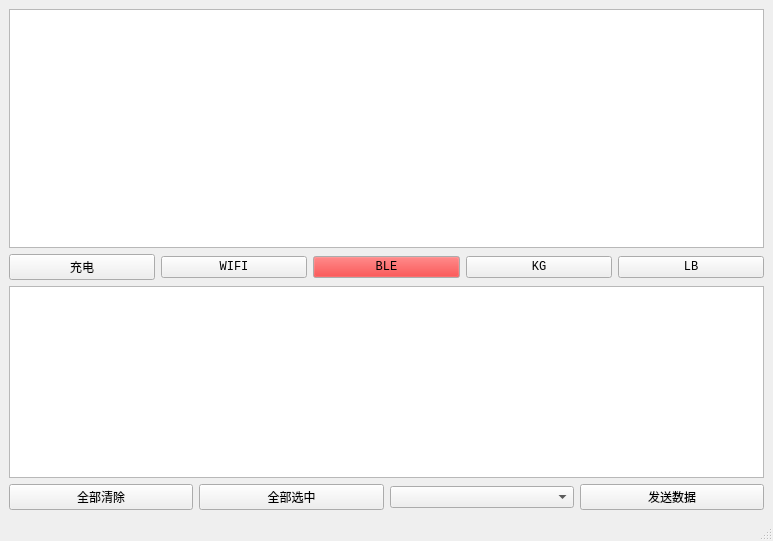
<?xml version="1.0" encoding="UTF-8"?>
<ui version="4.0">
 <class>MainWindow</class>
 <widget class="QMainWindow" name="MainWindow">
  <property name="windowModality">
   <enum>Qt::NonModal</enum>
  </property>
  <property name="enabled">
   <bool>true</bool>
  </property>
  <property name="geometry">
   <rect>
    <x>0</x>
    <y>0</y>
    <width>773</width>
    <height>541</height>
   </rect>
  </property>
  <property name="font">
   <font>
    <family>Consolas</family>
   </font>
  </property>
  <property name="windowTitle">
   <string>S9_LedMapping</string>
  </property>
  <property name="windowOpacity">
   <double>1.000000000000000</double>
  </property>
  <widget class="QWidget" name="centralwidget">
   <layout class="QGridLayout" name="gridLayout">
    <item row="0" column="0">
     <layout class="QVBoxLayout" name="verticalLayout_2">
      <item>
       <layout class="QVBoxLayout" name="verticalLayout">
        <item>
         <widget class="QTableView" name="watch_table_view">
          <property name="autoScroll">
           <bool>true</bool>
          </property>
          <attribute name="horizontalHeaderVisible">
           <bool>false</bool>
          </attribute>
          <attribute name="horizontalHeaderCascadingSectionResizes">
           <bool>false</bool>
          </attribute>
          <attribute name="horizontalHeaderDefaultSectionSize">
           <number>15</number>
          </attribute>
          <attribute name="horizontalHeaderMinimumSectionSize">
           <number>15</number>
          </attribute>
          <attribute name="horizontalHeaderStretchLastSection">
           <bool>true</bool>
          </attribute>
          <attribute name="verticalHeaderVisible">
           <bool>false</bool>
          </attribute>
          <attribute name="verticalHeaderCascadingSectionResizes">
           <bool>false</bool>
          </attribute>
          <attribute name="verticalHeaderDefaultSectionSize">
           <number>15</number>
          </attribute>
          <attribute name="verticalHeaderMinimumSectionSize">
           <number>15</number>
          </attribute>
          <attribute name="verticalHeaderStretchLastSection">
           <bool>false</bool>
          </attribute>
         </widget>
        </item>
        <item>
         <layout class="QGridLayout" name="gridLayout_2">
          <item row="2" column="0">
           <widget class="QPlainTextEdit" name="plainTextEdit">
            <property name="palette">
             <palette>
              <active>
               <colorrole role="Button">
                <brush brushstyle="SolidPattern">
                 <color alpha="255">
                  <red>255</red>
                  <green>0</green>
                  <blue>0</blue>
                 </color>
                </brush>
               </colorrole>
              </active>
              <inactive>
               <colorrole role="Button">
                <brush brushstyle="SolidPattern">
                 <color alpha="255">
                  <red>255</red>
                  <green>0</green>
                  <blue>0</blue>
                 </color>
                </brush>
               </colorrole>
              </inactive>
              <disabled>
               <colorrole role="Button">
                <brush brushstyle="SolidPattern">
                 <color alpha="255">
                  <red>255</red>
                  <green>0</green>
                  <blue>0</blue>
                 </color>
                </brush>
               </colorrole>
              </disabled>
             </palette>
            </property>
            <property name="font">
             <font>
              <pointsize>10</pointsize>
             </font>
            </property>
           </widget>
          </item>
          <item row="0" column="0">
           <layout class="QHBoxLayout" name="horizontalLayout">
            <item>
             <widget class="QPushButton" name="btn_powon">
              <property name="text">
               <string>充电</string>
              </property>
             </widget>
            </item>
            <item>
             <widget class="QPushButton" name="btn_wifi">
              <property name="text">
               <string>WIFI</string>
              </property>
             </widget>
            </item>
            <item>
             <widget class="QPushButton" name="btn_ble">
              <property name="palette">
               <palette>
                <active>
                 <colorrole role="Button">
                  <brush brushstyle="SolidPattern">
                   <color alpha="255">
                    <red>255</red>
                    <green>0</green>
                    <blue>0</blue>
                   </color>
                  </brush>
                 </colorrole>
                </active>
                <inactive>
                 <colorrole role="Button">
                  <brush brushstyle="SolidPattern">
                   <color alpha="255">
                    <red>255</red>
                    <green>0</green>
                    <blue>0</blue>
                   </color>
                  </brush>
                 </colorrole>
                </inactive>
                <disabled>
                 <colorrole role="Button">
                  <brush brushstyle="SolidPattern">
                   <color alpha="255">
                    <red>255</red>
                    <green>0</green>
                    <blue>0</blue>
                   </color>
                  </brush>
                 </colorrole>
                </disabled>
               </palette>
              </property>
              <property name="text">
               <string>BLE</string>
              </property>
             </widget>
            </item>
            <item>
             <widget class="QPushButton" name="btn_kg">
              <property name="text">
               <string>KG</string>
              </property>
             </widget>
            </item>
            <item>
             <widget class="QPushButton" name="btn_lb">
              <property name="text">
               <string>LB</string>
              </property>
             </widget>
            </item>
           </layout>
          </item>
          <item row="4" column="0">
           <layout class="QHBoxLayout" name="horizontalLayout_2">
            <item>
             <widget class="QPushButton" name="btn_reset">
              <property name="text">
               <string>全部清除</string>
              </property>
             </widget>
            </item>
            <item>
             <widget class="QPushButton" name="btn_set_all">
              <property name="text">
               <string>全部选中</string>
              </property>
             </widget>
            </item>
            <item>
             <widget class="QComboBox" name="comboBox_ser">
              <property name="toolTip">
               <string>选择要使用的端口号</string>
              </property>
             </widget>
            </item>
            <item>
             <widget class="QPushButton" name="btn_send">
              <property name="toolTip">
               <string>更新数据, 请先选择端口号。</string>
              </property>
              <property name="text">
               <string>发送数据</string>
              </property>
             </widget>
            </item>
           </layout>
          </item>
         </layout>
        </item>
       </layout>
      </item>
     </layout>
    </item>
   </layout>
  </widget>
  <widget class="QMenuBar" name="menubar">
   <property name="geometry">
    <rect>
     <x>0</x>
     <y>0</y>
     <width>773</width>
     <height>23</height>
    </rect>
   </property>
  </widget>
  <widget class="QStatusBar" name="statusbar"/>
 </widget>
 <resources/>
 <connections/>
</ui>
